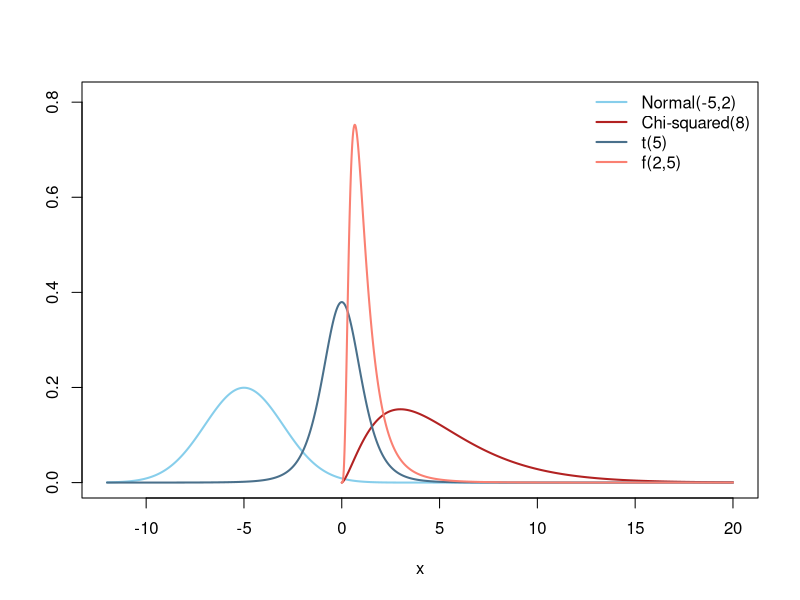
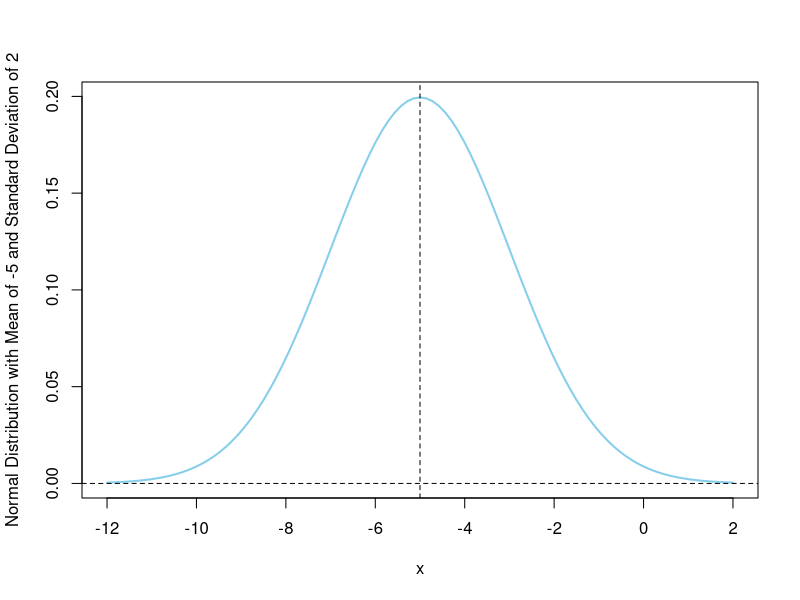

These charts were generated, in order, by the following R code: (Note: this script raises an error after producing the figures.)
curve(dnorm(x,-5,2), -12, 20, col="skyblue", lwd=2, ylab="", n=1000, ylim=c(0,.81))
curve(dchisq(x,5), from=0, add=TRUE, col="firebrick", lwd=2, n=1000)
curve(dt(x,5), add=TRUE, col="skyblue4", lwd=2, n=1000)
curve(df(x,10,10), from=0, add=TRUE, col="salmon", lwd=2, n=1000)
legend("topright", legend=c("Normal(-5,2)","Chi-squared(8)","t(5)","f(2,5)"), lwd=2, lty=1, col=c("skyblue","firebrick","skyblue4","salmon"), bty='n')


curve(dnorm(x, -5, 2), from=-12, to=2, lwd=2, col="skyblue", ylab="Normal Distribution with Mean of -5 and Standard Deviation of 2")

abline(h=0, v=-5, lty=2)

ChilledCO2<-CO2
CO2.chilled.250 <- subset(CO2, Treatment == "chilled" & conc == 250)
favstats(uptake~Type, data=CO2.chilled.250)

CO2.chilled.250.Q<-subset(CO2, Treatment == "chilled" & conc == 250 & Type == "Quebec")
CO2.chilled.250.M<-subset(CO2, Treatment == "chilled" & conc == 250 & Type == "Mississippi")

t.test(CO2.chilled.250.Q$uptake, CO2.chilled.250.M$uptake, mu = 0, alternative = "two.sided", conf.level = 0.95)


library(car)

Miss <- subset(CO2, Treatment == "chilled" & conc == 250 & Type == "Mississippi")
Queb <- subset(CO2, Treatment == "chilled" & conc == 250 & Type == "Quebec")
t.test(Miss$uptake, Queb$uptake, mu = 0, alternative = "two.sided", conf.level = 0.95)

par(mfrow=c(1,2))

qqPlot(Miss$uptake)

qqPlot(Queb$uptake)
